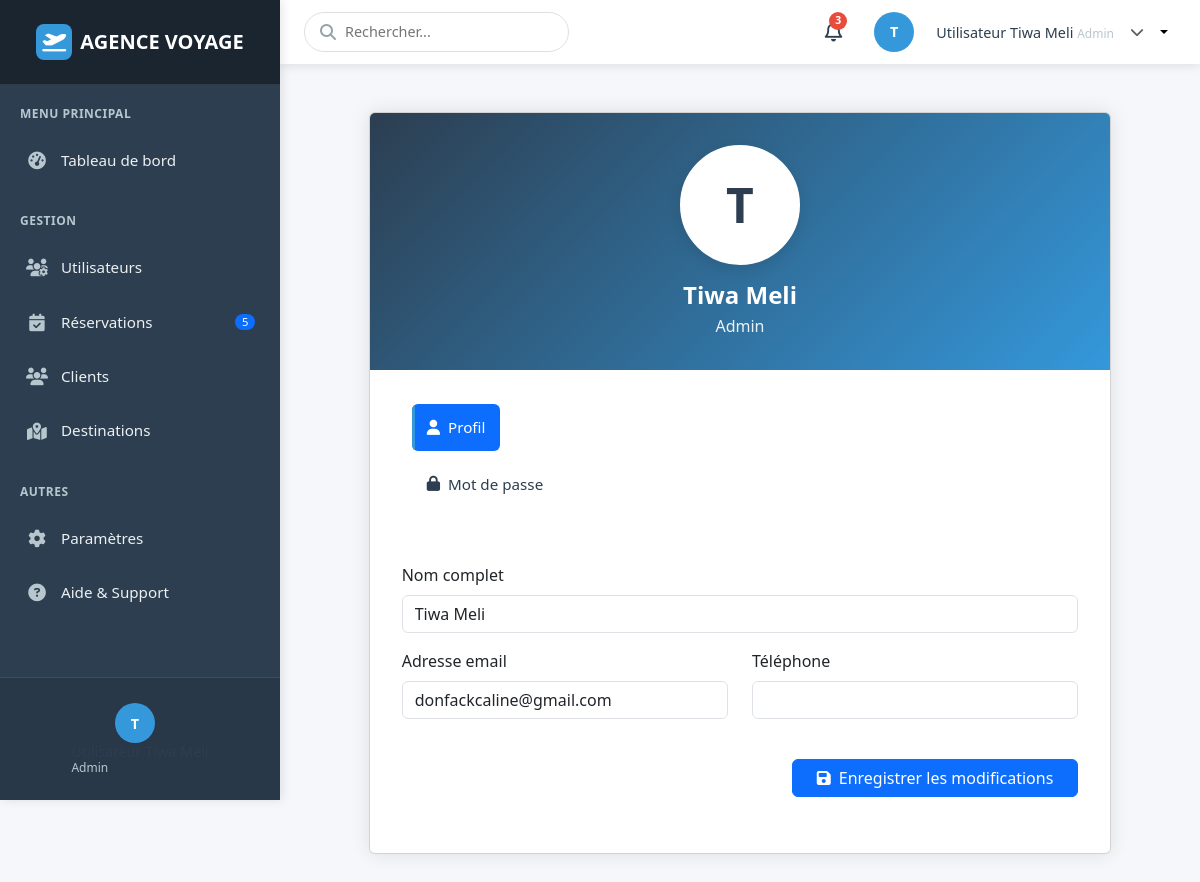
Page /profil.php (signed in) on the committed database.
### tables this page shows
CREATE TABLE `utilisateurs` (
  `id` int(11) NOT NULL,
  `nom` varchar(255) DEFAULT NULL,
  `email` varchar(255) DEFAULT NULL,
  `mot_de_passe` varchar(255) DEFAULT NULL,
  `role` enum('admin','caissier') DEFAULT NULL
);

### profil.php (the view, shortened to what this page needs)
<?php
$db = new PDO('mysql:host=localhost;dbname=agence_voyage;charset=utf8', 'root', '');
$db->setAttribute(PDO::ATTR_ERRMODE, PDO::ERRMODE_EXCEPTION);
$user = $_SESSION['user'];
$stmt = $db->prepare("SELECT * FROM utilisateurs WHERE id = ?");
$stmt->execute([$user['id']]);
$user_data = $stmt->fetch(PDO::FETCH_ASSOC);
?>
<!DOCTYPE html>
<html lang="fr">
<head>
    <link href="https://cdn.jsdelivr.net/npm/bootstrap@5.3.0/dist/css/bootstrap.min.css" rel="stylesheet">
    <link rel="stylesheet" href="https://cdnjs.cloudflare.com/ajax/libs/font-awesome/6.4.0/css/all.min.css">
</head>
<body>
    <?php include 'include/header.php'; ?>
    <?php include 'include/sidebar.php'; ?>
    <div class="container py-5">
        <div class="row justify-content-center">
            <div class="col-lg-10">
                <div class="card profile-card mb-4">
                    <div class="profile-header">
                        <div class="profile-avatar">
                            <?= strtoupper(substr($user_data['nom'] ?? 'U', 0, 1)) ?>
                        </div>
                        <h1 class="profile-name"><?= htmlspecialchars($user_data['nom'] ?? 'Utilisateur') ?></h1>
                        <p class="profile-role"><?= htmlspecialchars(ucfirst($user_data['role'] ?? 'Utilisateur')) ?></p>
                    </div>
                    <div class="profile-body">
                        <ul class="nav nav-pills mb-4" id="profileTabs" role="tablist">
                            <li class="nav-item" role="presentation">
                                <button class="nav-link active" id="profile-tab" data-bs-toggle="pill" data-bs-target="#profile" type="button" role="tab" aria-controls="profile" aria-selected="true">
                                    <i class="fas fa-user me-2"></i>Profil
                                </button>
                            </li>
                            <li class="nav-item" role="presentation">
                                <button class="nav-link" id="password-tab" data-bs-toggle="pill" data-bs-target="#password" type="button" role="tab" aria-controls="password" aria-selected="false">
                                    <i class="fas fa-lock me-2"></i>Mot de passe
                                </button>
                            </li>
                        </ul>
                        <div class="tab-content" id="profileTabsContent">
                            <div class="tab-pane fade show active" id="profile" role="tabpanel" aria-labelledby="profile-tab">
                                <form method="POST" action="">
                                    <div class="row">
                                        <div class="col-12 mb-3">
                                            <label for="nom" class="form-label">Nom complet</label>
                                            <input type="text" class="form-control" id="nom" name="nom" value="<?= htmlspecialchars($user_data['nom'] ?? '') ?>" required>
                                        </div>
                                    </div>
                                    <div class="row">
                                        <div class="col-md-6 mb-3">
                                            <label for="email" class="form-label">Adresse email</label>
                                            <input type="email" class="form-control" id="email" name="email" value="<?= htmlspecialchars($user_data['email'] ?? '') ?>" required>
                                        </div>
                                        <div class="col-md-6 mb-3">
                                            <label for="telephone" class="form-label">Téléphone</label>
                                            <input type="tel" class="form-control" id="telephone" name="telephone" value="<?= htmlspecialchars($user_data['telephone'] ?? '') ?>">
                                        </div>
                                    </div>
                                    <div class="d-flex justify-content-end mt-4">
                                        <button type="submit" class="btn btn-primary px-4">
                                            <i class="fas fa-save me-2"></i>Enregistrer les modifications
                                        </button>
                                    </div>
                                </form>
                            </div>
                        </div>
                    </div>
                </div>
            </div>
        </div>
    </div>
</body>
</html>

### profil.php (style rules this page uses)
:root { --primary-color: #2c3e50; --secondary-color: #3498db; --accent-color: #e74c3c; --light-color: #f8f9fa; --dark-color: #2c3e50; }
body { background-color: #f5f7fa; font-family: 'Segoe UI', Tahoma, Geneva, Verdana, sans-serif; }
.profile-card { border: none; border-radius: 10px; box-shadow: 0 0 20px rgba(0, 0, 0, 0.1); overflow: hidden; }
.profile-header { background: linear-gradient(135deg, var(--primary-color), var(--secondary-color)); color: white; padding: 2rem; text-align: center; }
.profile-avatar { width: 120px; height: 120px; border-radius: 50%; background: white; margin: 0 auto 1rem; display: flex; align-items: center; justify-content: center; font-size: 3rem; color: var(--primary-color); font-weight: bold; border: 4px solid white; box-shadow: 0 5px 15px rgba(0, 0, 0, 0.1); }
.profile-name { font-size: 1.5rem; font-weight: 600; margin: 0.5rem 0 0.25rem; }
.profile-role { font-size: 1rem; opacity: 0.9; margin-bottom: 0; }
.profile-body { padding: 2rem; background: white; }
.nav-pills .nav-link { color: var(--dark-color); border-radius: 5px; margin-bottom: 0.5rem; font-weight: 500; }
.nav-pills .nav-link.active { background-color: var(--secondary-color); color: white; }
.btn-primary { background-color: var(--secondary-color); border-color: var(--secondary-color); }
.tab-content { padding: 1.5rem 0; }

### include/header.php (style rules this page uses)
:root { --header-height: 64px; --sidebar-width: 280px; --primary-color: #2c3e50; --secondary-color: #3498db; --accent-color: #e74c3c; --light-color: #ecf0f1; --dark-color: #2c3e50; --header-bg: #fff; --header-shadow: 0 2px 10px rgba(0, 0, 0, 0.1); }
body { font-family: 'Segoe UI', Tahoma, Geneva, Verdana, sans-serif; padding-top: var(--header-height); padding-left: var(--sidebar-width); background-color: #f5f7fa; min-height: 100vh; }

### include/sidebar.php (style rules this page uses)
:root { --sidebar-width: 280px; --sidebar-bg: #2c3e50; --sidebar-color: #ecf0f1; --sidebar-active-bg: #3498db; --sidebar-hover-bg: rgba(255, 255, 255, 0.1); --sidebar-header-bg: #1a252f; --sidebar-divider: rgba(255, 255, 255, 0.1); --sidebar-icon-color: #b8c7ce; --sidebar-active-icon-color: #fff; }
.nav { flex-direction: column; padding: 0 10px; }
.nav-link { color: var(--sidebar-color); padding: 12px 15px !important; margin: 2px 0; border-radius: 6px; display: flex; align-items: center; transition: all 0.3s ease; text-decoration: none; font-size: 0.95rem; }
.nav-link:hover, .nav-link.active { background: var(--sidebar-hover-bg); color: #fff; }
.nav-link { position: relative; overflow: hidden; }
.nav-link::after { content: ''; position: absolute; left: 0; top: 0; height: 100%; width: 3px; background: var(--sidebar-active-bg); transform: scaleY(0); transition: transform 0.2s ease; }
.nav-link:hover::after, .nav-link.active::after { transform: scaleY(1); }

### rows in the picture
utilisateurs: nom "T", nom "Tiwa Meli", role "Admin", email "donfackcaline@gmail.com"

### other values in the picture
$initials ?: 'U' "T"
$_SESSION['user']['prenom'] "Utilisateur"
$_SESSION['user']['nom'] "Tiwa Meli"
$_SESSION['user']['role'] "Admin"
$initials ?: 'US' "T"
